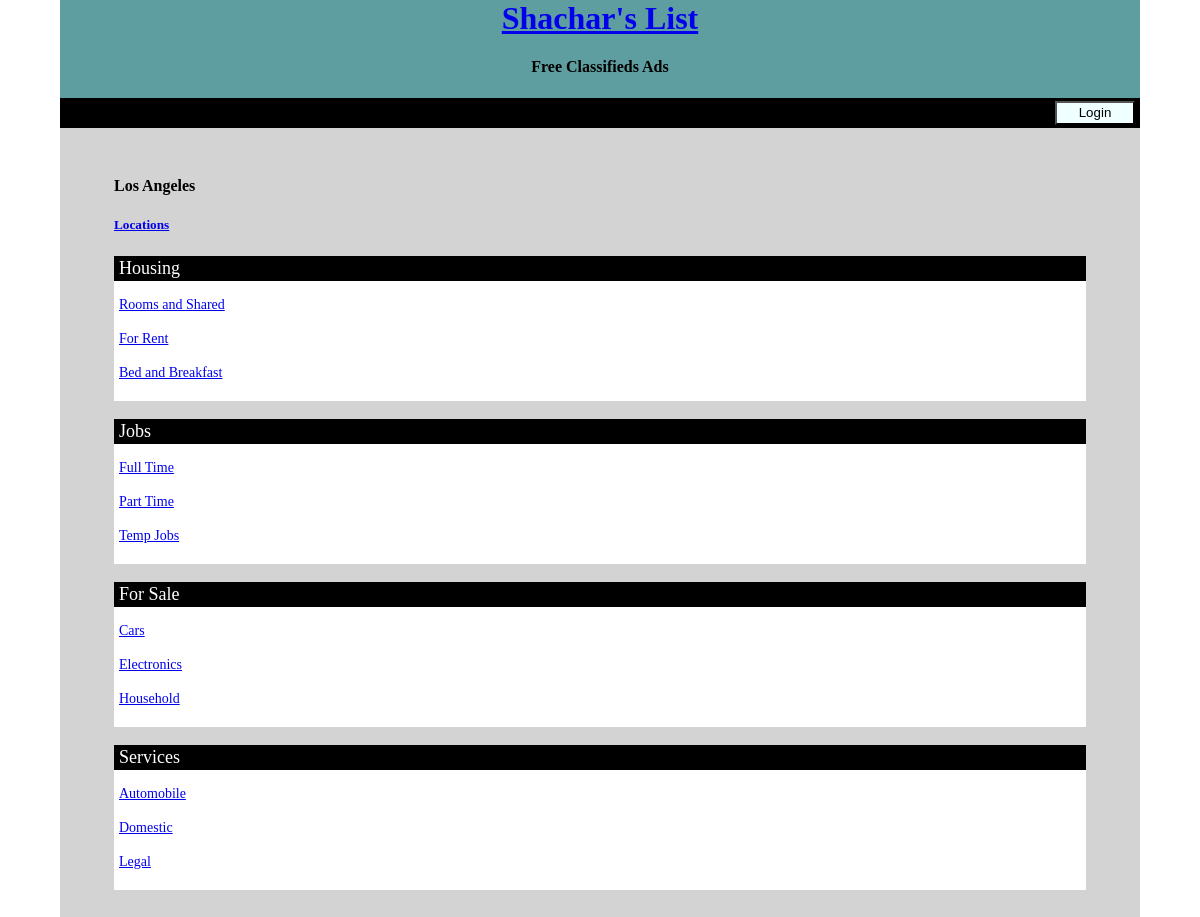
Page /LocationPage.php on the committed database.
### tables this page shows
CREATE TABLE IF NOT EXISTS `Location` (
`location_id` int(11) NOT NULL,
  `region_name` varchar(255) DEFAULT NULL,
  `location_name` varchar(100) DEFAULT NULL
);

CREATE TABLE IF NOT EXISTS `Category` (
`category_id` int(11) NOT NULL,
  `category_name` varchar(100) DEFAULT NULL
);

CREATE TABLE IF NOT EXISTS `SubCategory` (
`subcategory_id` int(11) NOT NULL,
  `category_id` int(11) DEFAULT NULL,
  `subcategory_name` varchar(100) DEFAULT NULL
);

### UserHandler.php (called while the page is built, shortened)
<?php
class userHandler {
	function isActiveSession() {
		if (isset($_SESSION["un"]) && isset($_SESSION["up"])) {
			return true;
		}
		else {
			return false;
		}
	}
}
?>

### DBReader.php (called while the page is built, shortened)
<?php
include_once("UserHandler.php");
class dbReader {
	function getCategories() {
		$user_handler = new userHandler();
		$conn = $user_handler->getConnection();
		if ($conn != null) {
			$query = mysqli_query($conn, 'SELECT * FROM Category');
			if ($query) {
				$rows = mysqli_fetch_all($query,MYSQLI_ASSOC);
				if (count($rows) > 0) {
					return $rows;
				}
			}
		}
	}
	function getSubCategories() {
		$user_handler = new userHandler();
		$conn = $user_handler->getConnection();
		if ($conn != null) {
			$query = mysqli_query($conn, 'SELECT * FROM SubCategory');
			if ($query) {
				$rows = mysqli_fetch_all($query,MYSQLI_ASSOC);
				if (count($rows) > 0) {
					return $rows;
				}
			}
		}
	}
	function locNameFromID($locId) {
		$user_handler = new userHandler();
		$conn = $user_handler->getConnection();
		if ($conn != null) {
			$query = mysqli_query($conn, "SELECT * FROM Location WHERE location_id = '$locId'");
			if ($query) {
				$row = mysqli_fetch_array($query);
				if (count($row) > 0) {
					return $row["location_name"];
				}
			}
			else {
				return "";
			}
		}
		else {
				return "";
		}
	}
}
?>

### LocationPage.php (the view, shortened to what this page needs)
<?php
	include_once("UserHandler.php");
	$user_handler = new userHandler();
	$isAuth = $user_handler->isActiveSession();
	include_once("DBReader.php");
	$db_reader = new dbReader();
	$location = isset($_GET['location']) ? $_GET['location'] : 'San Francisco';
	$locId = isset($_GET['locid']) ? $_GET['locid'] : 1;
	if (count($location) == 1 && count($locId) > 0) {
		$location = $db_reader->locNameFromID($locId);
	}
	$categories = $db_reader->getCategories();
	$subCategories = $db_reader->getSubCategories();
?>
<html>
<head>
<link rel="stylesheet" type="text/css" href="style.css">
</head>
<body>
<div class="pageClass">
<div class="header">
    <a href="index.php"><h1>Shachar's List</a></h1>
    <h4>Free Classifieds Ads</h4>
    <div class="menuRow">
        <?php
        		if ($isAuth == false) {
        			echo("<button class=\"logButton\" onclick=\"parent.location='loginPage.php'\">Login</button>");
        		}
				else {
					print("<button class=\"menuButton\" onclick=\"parent.location='postAd.php'\">Post Ad</button>");
					print("<button class=\"logButton\" onclick=\"javascript:doLogout();\">Logout</button>");
				}
        ?>
    </div>
</div>
<br><br>
<div class="regionsHolder">
<?php
	echo("<h4 style='margin-left:5%'>$location</h4>");
	echo("<h5 style='margin-left:5%;'><a href='index.php'>Locations</a></h5>");
	for ($i=0;$i<count($categories);$i++) {
		$categoryItem = $categories[$i];
		$categoryId = $categoryItem["category_id"];
		$categoryName = $categoryItem["category_name"];
		echo("<div class='regionRow'>");
		echo("<div class='regionRowTitle'><p class='titleP'>$categoryName</p></div>");
		$subForCategory = [];
			for ($j=0;$j<count($subCategories);$j++) {
			$subCItem = $subCategories[$j];
			$cId = $subCItem["category_id"];
			if ($cId == $categoryId) {
				array_push($subForCategory, $subCItem);
			}
 		}
		for ($j=0;$j<count($subForCategory);$j++) {
			$subC = $subForCategory[$j];
			$subName = $subC["subcategory_name"];
			$subId = $subC["subcategory_id"];
			echo("<div class='locRow'><p class='locP'><a href='javascript:showPostsPage(\"$subId\", \"$locId\");'>$subName</a></div>");
		}
		echo("<br></div>");
	}
?>
</div>
<br><br>
</div>
</body>
</html>

### style.css (style rules this page uses)
body { background-color:#fff; margin: 0 0; padding: 0 0; }
.pageClass { width: 90%; margin-left: 5%; background-color: lightgrey; }
.header { text-align: center; width: 100%; height: 120px; background-color:cadetblue; }
.menuRow { width:100%; height:30px; background-color:black; text-color: #fff; text-align: left; }
.logButton { float: right; width: 80px; height: 24px; text-align: center; margin-right: 5px; background-color: azure; margin-top: 3px; }
.regionsHolder { white-space:normal; width: 100%; overflow: hidden; }
.regionRow { margin-top:10px; margin-left:5%; width: 90%; background-color: #fff; }
.regionRowTitle { width: 100%; height: 25px; background-color:#000; color: #fff; font-size: 18px; }
.titleP { margin-left:5px; padding-top: 2px; text-decoration: bold; }
.locRow { width: 100%; height: 20px; margin-top:2px; }
.locP { margin-left:5px; padding-top: 2px; font-size: 14px; }

### rows in the picture
location: location_name "Los Angeles"
category: category_name "Housing"
subcategory: subcategory_name "Rooms and Shared"
subcategory: subcategory_name "For Rent"
subcategory: subcategory_name "Bed and Breakfast"
category: category_name "Jobs"
subcategory: subcategory_name "Full Time"
subcategory: subcategory_name "Part Time"
subcategory: subcategory_name "Temp Jobs"
category: category_name "For Sale"
subcategory: subcategory_name "Cars"
subcategory: subcategory_name "Electronics"
subcategory: subcategory_name "Household"
category: category_name "Services"
subcategory: subcategory_name "Automobile"
subcategory: subcategory_name "Domestic"
subcategory: subcategory_name "Legal"
